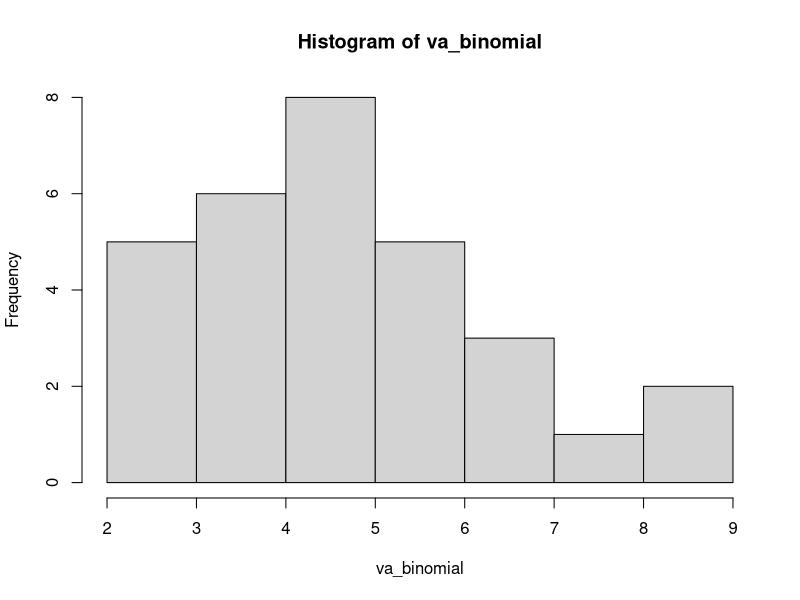
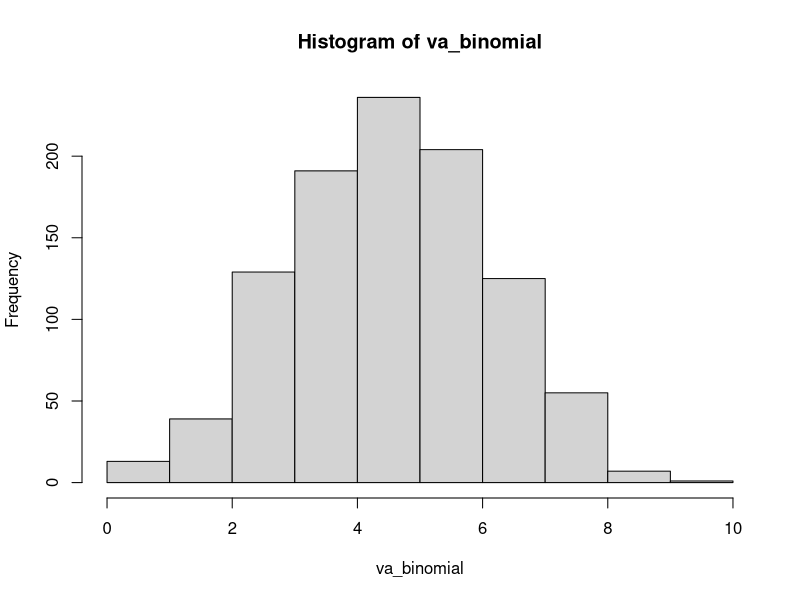
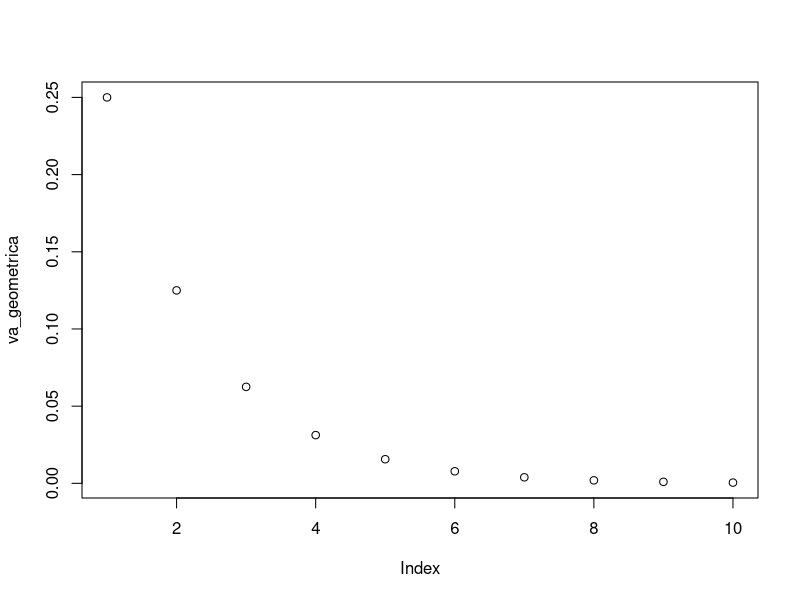
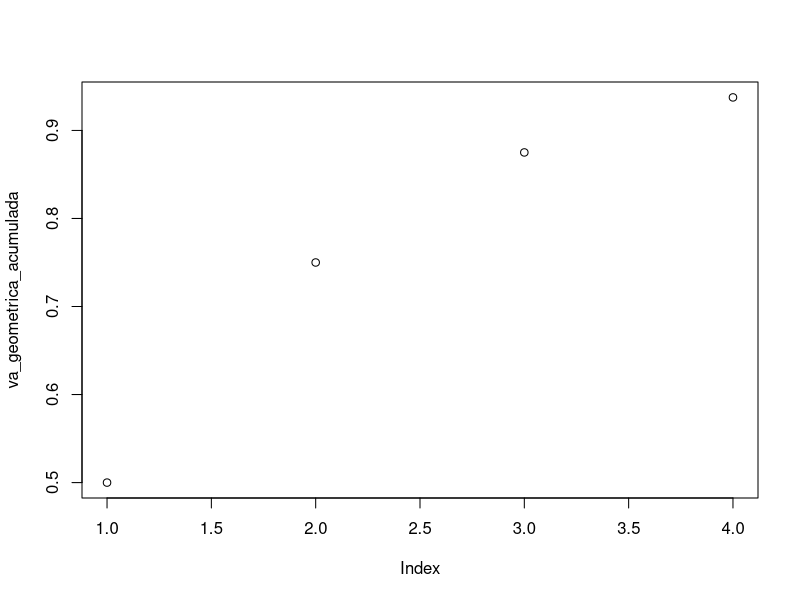
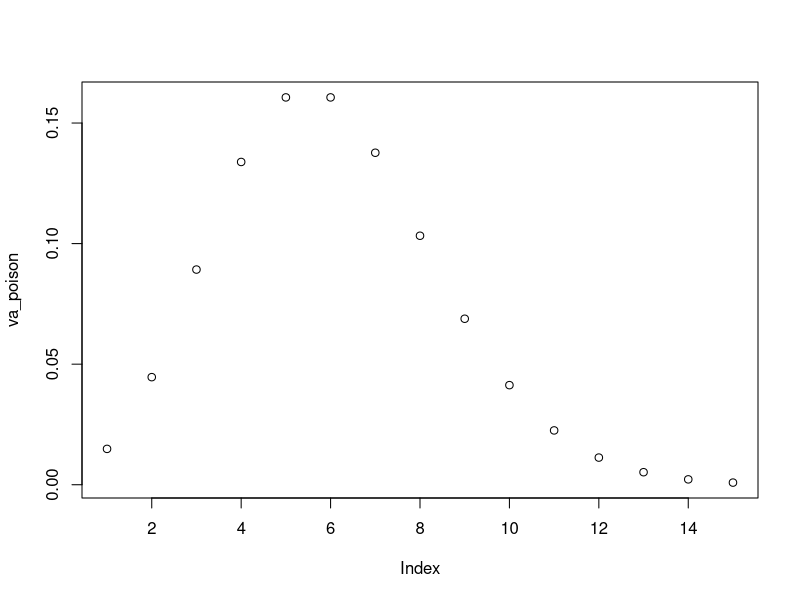
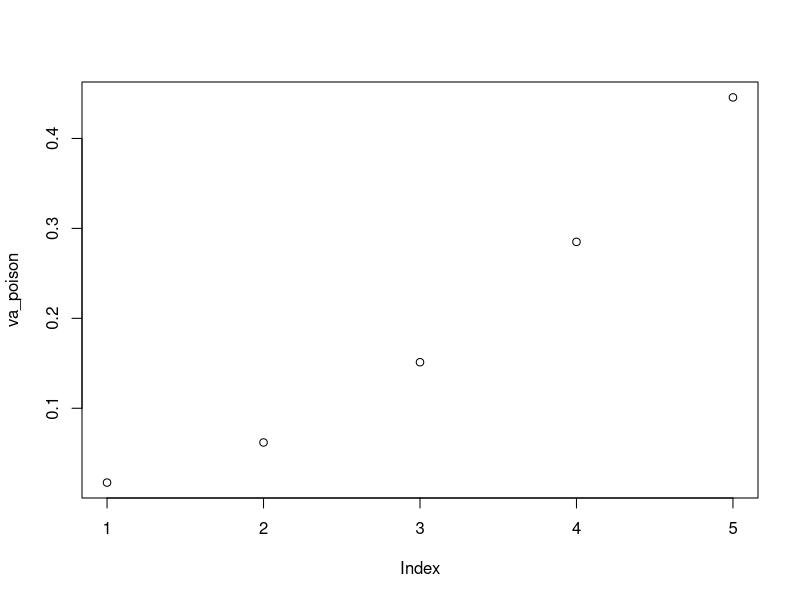
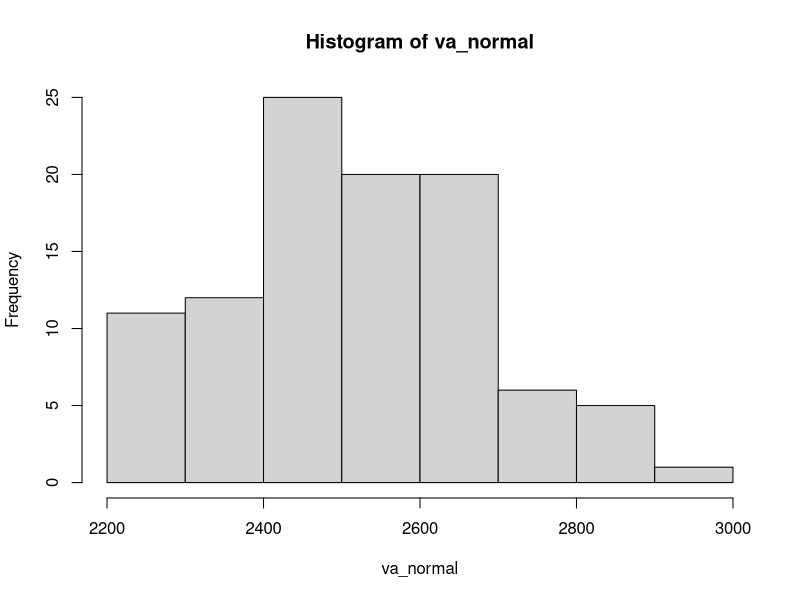
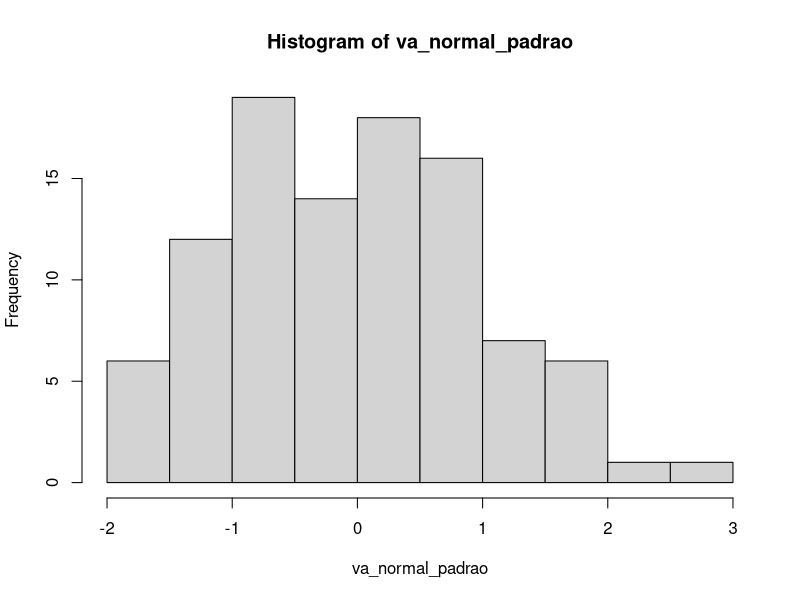

Reproduce these figures in R, in order.

################################
#### DISTRIBUIÇÃO BINOMIAL ####
################################
# Exemplo: Definindo como sucesso o cliente comprar, e supondo que a probabilidade 
#de sucesso é 50%.
# Ao passar 10 clientes em nossa loja, qual a probabilidade de realizarmos 2 vendas?
#Ou seja, queremos encontrar a probabilidade de dois sucessos, em dez tentativas. 
#Cuja probabilidade de sucesso em cada tentativa é 50%

dbinom (x = 2, size = 10, prob = 0.5)*100

#Onde:
# x é o número de sucessos,
# size é o número de tentativas,
# prob é a probabilidade de sucesso em cada tentativa
# A função a seguir gera quantidades aleatórias de sucesso oriundos de uma quantidade (size) de tentativas 
#dada a probabilidade (prob) de sucesso.
# É útil para realizar experimentos. Podemos simular qual a frequencia esperada de vendas a cada dez clientes ?
#Ainda mantendo a probabilidade de sucesso (cliente comprar) de 50%
va_binomial <- rbinom(n = 30, size=10, prob=0.5)
#Onde:
# n é a quantidade de vezes que o experimento deve ser repetido
# size é o número de tentativas a cada experimento
# prob é o número de sucesso em cada uma das tentativas

hist(va_binomial) # A maior barra no histograma representa a quantidade esperada de vendas
#Ajuste o parametro n para 1000 e plote o histograma, observe como a distribuição binomial se aproxima da normal
va_binomial <- rbinom(n = 1000, size=10, prob=0.5)
hist(va_binomial)
# Podemos também querer a probabilidade de que até dois clientes comprem.
#Ao invés de saber a probabilidade de exatos dois comprarem.
#A probabilidade de até dois clientes comprarem é:
#(probabilidade de nenhum cliente comprar) + (probabilidade de um cliente comprar) + probabilidade de dois cliente comprarem)
#Formalizando: P(X<=2) = P(X=0) + P(X=1) + P(X=2)
pbinom(q = 2,size = 10, prob = 0.5)
#A probabilidade de que até dois clientes comprem ao entrarem dez clientes, é de 5,48%
##################################
#### DISTRIBUIÇÃO GEOMÉTRICA ####
##################################
#Exemplo: Definindo como sucesso o cliente comprar, e supondo que a probabilidade de sucesso é 50%.
#Qual a probabilidade da primeira venda ocorrer quando o quinto cliente entrar na loja?
dgeom(x = 5, prob = 0.5)

#Onde:
# x é o número de tentativas
# prob é a probabilidade de sucessos
# Podemos utilizar a mesma função para nos dar a probabilidade do sucesso ocorrer na primeira tentativa,
#Segunda tentativa, terceira tentativa ... até a décima tentativa.
va_geometrica <- dgeom(x = 1:10, prob = 0.5)
va_geometrica
plot(va_geometrica) #Veja como as probabilidades vão diminuindo. A probabilidade de sucesso de 50% é relativamente alta,
#então é muito provavel que o sucesso ocorra logo nas primeiras tentativas
# Podemos utilizar a distribuição geométrica acumulada para saber qual a probabilidade do primeiro sucesso
#ocorrer na primeira tentativa OU na segunda tentativa OU na terceira tentativa
#Formalizando, queremos: P(X<=3)
va_geometrica_acumulada <- pgeom(0:3, prob = 0.5)
plot(va_geometrica_acumulada)
#########################################

#### DISTRIBUIÇÃO BINOMIAL NEGATIVA ####
#########################################
# Exemplo: Definindo como sucesso o cliente comprar, e supondo que a probabilidade de sucesso é 50%.
#Qual a probabilidade de ter que entrar 8 clientes até que a segunda venda ocorra?
dnbinom(x=2, size = 8, prob = 0.50)
#Onde:
# x é o número de sucessos
# size é a quantidade de tentativos
# prob é a probabilidade de sucesso
#########################################
#### DISTRIBUIÇÃO POISSON ####
#########################################
# Exemplo: Uma loja recebe em média, 6 (𝝺) clientes por minuto. Qual a probabilidade de que 5(x) clientes
#entrem em um minuto?
dpois(x= 5,lambda = 6)
#Onde:

# x é a quantidade a ser testada
# lambda é a taxa média de ocorrêcia do evento em um determinado período de intervalo de tempo ou espaço
# Podemos utilizar a mesma funcao para obter a probabilidade de entrar um cliente, dois clientes... quinze clientes
va_poison <- dpois(x = 1:15, lambda = 6)
plot(va_poison)
# Observe que os valores se distribuiem simetricamente en tormo de seis, use acontece porque o paramentro
#lambda é a média (e também o desvio padrão) da distribuição de Poisson
# Também podemos obter a probabilidade acumulada de até 5 clientes entrarem na loja em um minuto
#Formalizando, queremos: P(X<=5)
va_poison <- ppois(1:5, lambda = 6)
plot(va_poison)
#########################################
#### DISTRIBUIÇÃO NORMAL ####
#########################################

# Exemplo: Suponha que a distribuição dos salários dos funcionários de uma empresa sigam uma distribuição
#normal com média 𝜇=2.500 e desvio padrão σ= 170.
# Ao selecionar aleatoriamente um indivíduo dessa população, qual a probabilidade de ter salário entre
#2.400 e 2.600 ?
# Precisamos achar a probabilidade do indivíduo ter um salário de até 2.600 e subtrair pela probabilidade do
#indivíduo ter o salário até 2.400
#P(X<=2600)
probabilidade_ate_2600 <- pnorm(q = 2600, mean = 2500, sd =170 )
#P(X<=2400)
probabilidade_ate_2400 <- pnorm(q = 2400, mean = 2500, sd =170 )
#P(X<=2600) - P(X<=2400)
probabilidade_ate_2600 - probabilidade_ate_2400
#Podemos gerar 100 números aleatórios para uma distribuição normal com média 2500 e desvio padrão 170

va_normal <- rnorm(n = 100, mean = 2500,sd = 170)
hist(va_normal)
#########################################
#### DISTRIBUIÇÃO NORMAL PADRÃO ####
#########################################
# O comando scale() padroniza uma variável aleatória.
#Ao aplicar o comando na variável va_normal que acabmos de criar, ela ficará com média zero e desvio padrão unitário
va_normal_padrao <- scale(va_normal)
hist(va_normal_padrao)
# Exemplo: Suponha que a distribuição dos salários dos funcionários de uma empresa sigam uma distribuição
#normal com média 𝜇=2.500 e desvio padrão σ= 170.
# Ao selecionar aleatoriamente um indivíduo dessa população, qual a probabilidade de ter
#salário acima de 2.600 ?
#Padronização
z <- (2600-2500)/170
pnorm(z, mean = 0, sd = 1)

#ou simplesmente
pnorm(z)
#Podemos também visualizar onde está o nosso valor Z em relação a média
plot(density(scale(va_normal))) #Plota curva de densidade
abline(v = 0,col = 'blue') #Gera uma linha sobre média, que é zero pois padronizamos a distribuição
abline(v = 0.58,col = 'red') #Gera uma linha sobre o valor z obtido
#########################################
#### DISTRIBUIÇÃO F ####
#########################################
#Gerando uma amostra aleatória de 1000 número seguindo uma distribuição F
va_f <- rf( n= 1000, df1 = 5 , df2 = 33 )
# Onde:
# n é a quantidade de números a ser gerado
# df1 é o primeiro grau de liberidade
# df2 é o segundo grau de liberdade
hist(va_f)

#Vá aumentando os graus de liberdade e observe como a distribuição se aproxima da normal
#Informação Extra: Uma distribuição F é a razão entre duas chi-quadrado
#########################################
#### DISTRIBUIÇÃO T ####
#########################################
#Gera uma amostra aleatória de 1000 números seguindo uma distribuição T
va_t <- rt(1000, df = 2)
hist(va_t)
#Observe que a distribuição t, assim como a normal padrão, é centrada no zero
#Vá aumentando o grau de liberdade e observando o comportamento do histograma
#########################################
#### DISTRIBUIÇÃO QUI-QUADRADO ####
#########################################
#Gera uma amostra aleatória de 1000 números seguindo uma distribuição qui-quadrado
va_QuiQuadrado <- rchisq(1000,df = 3)
hist(va_QuiQuadrado)
